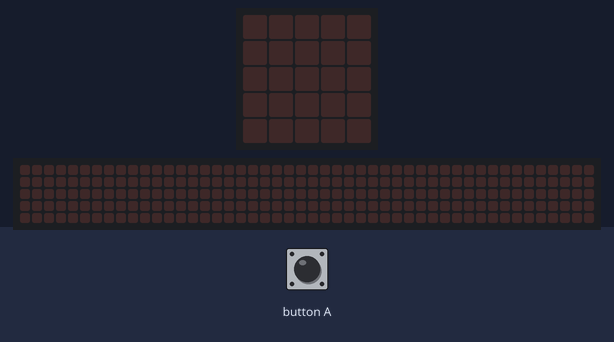
Bench run of a program on a simulated BBC micro:bit (MakeCode). Shown: the board's 5×5 LED display, a strip that is not on the board, showing the scrolling text unrolled. The test bench sets the inputs (shaded band). The 48×5 strip is a reading aid, not a part: it shows the text the display is scrolling, unrolled, one strip-width of it at a time.

Above: at 1.2 s.
1.3 s: button A pressed for 0.15 s
At 2.4 s:
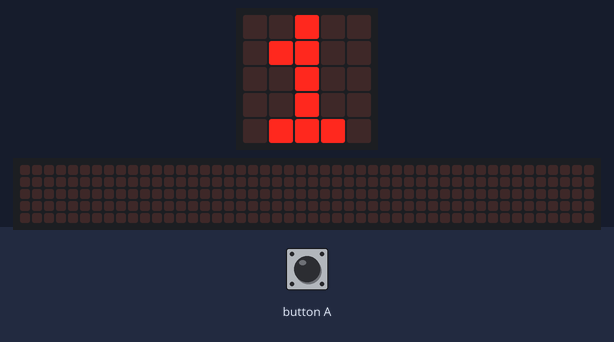
At 7.77 s:
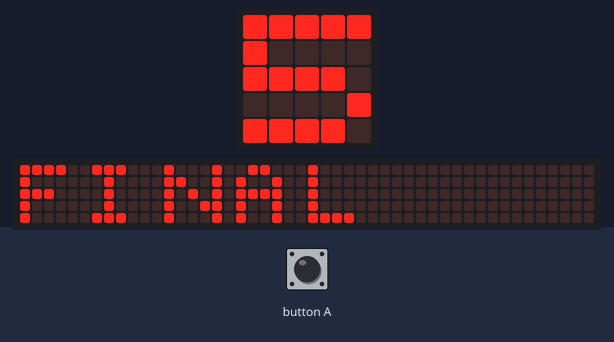
10.4 s: button A pressed for 0.15 s
At 15.2 s:
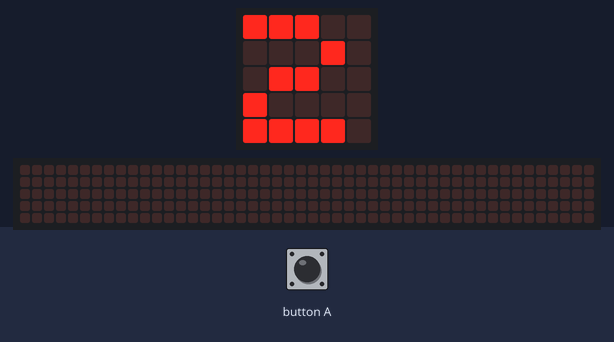
Timing chart, 0 to 16.7 s (numbered marks = the images above; inputs shaded):
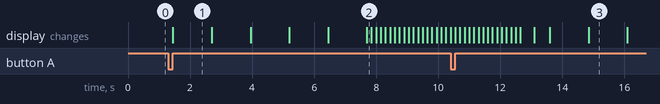

The program:

13_CONTADOR_WHILE.py
```python
#PRACTICA 13
#REALIZA UN PROGRAMA QUE SIMULE UN CONTADOR DE NUMEROS DEL 1-5
#USANDO WHILE Y EL BOTON A, EN EL LENGUAJE PYTHON

def on_button_pressed_a():
    i = 1

    while i <=5:
        basic.show_number(i)
        basic.pause(500)
        i = i + 1

    basic.show_string("FINAL")
    basic.pause (500)
    basic.clear_screen()

input.on_button_pressed(Button.A, on_button_pressed_a)
```

Measured:
- after the input at 1.3 s, the display: changes after 0.15 s (image 1)
- after the input at 10.4 s, the display: first differs from a run without the input after 3.2 s (image 3 shows a later state)
- what the display in image 1 shows lasts 1.2 s, from 1.5 s to 2.7 s
